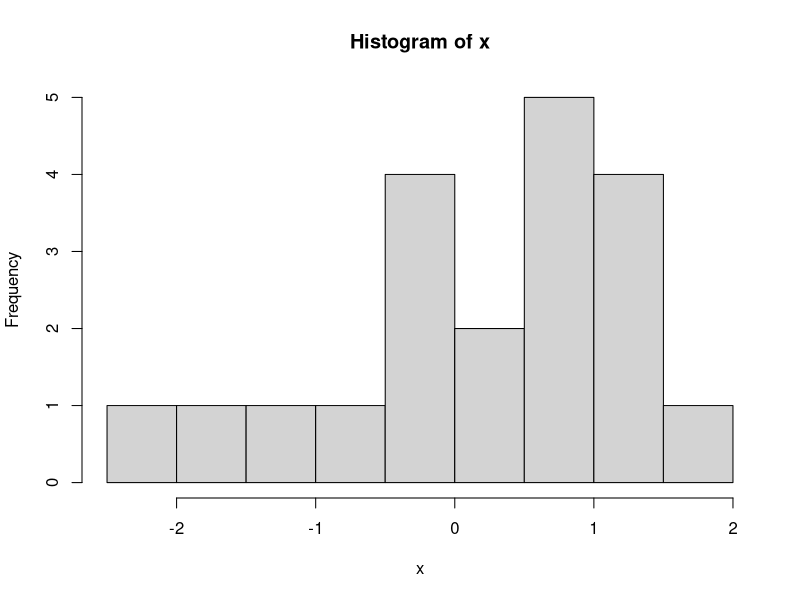
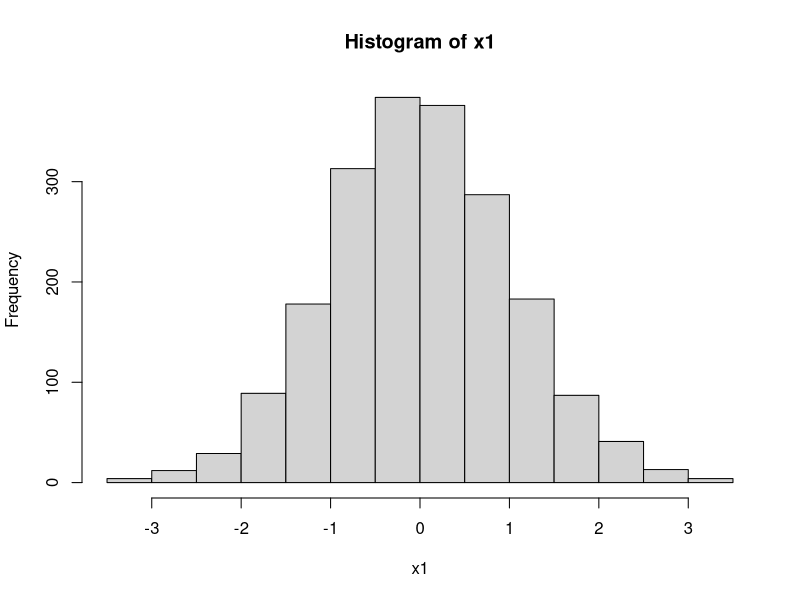
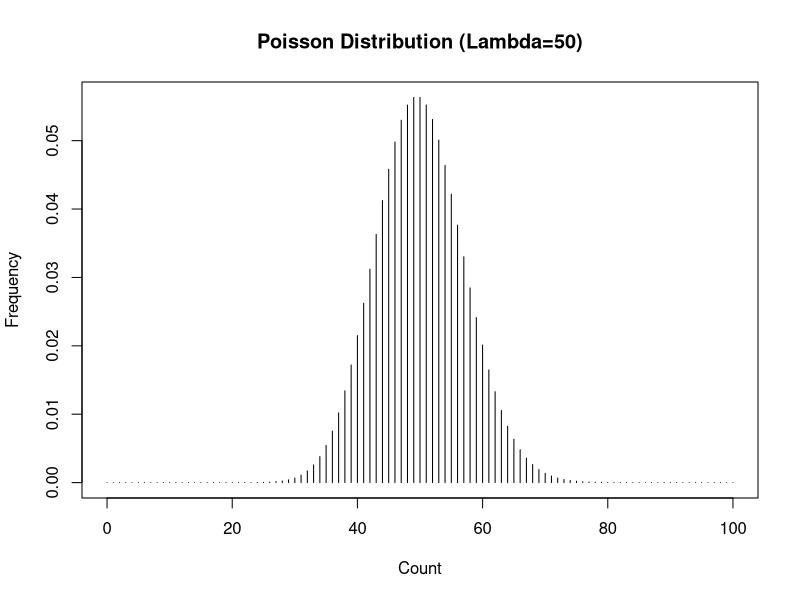
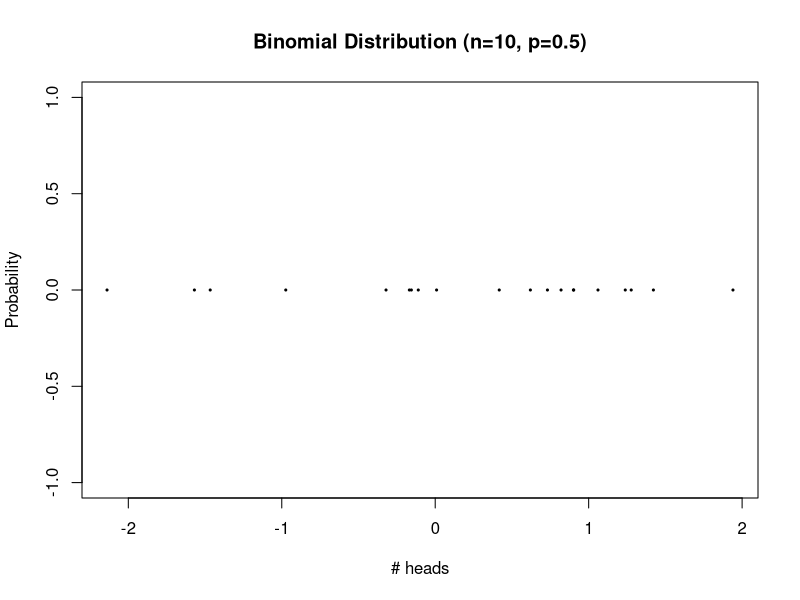

Reproduce these figures in R, in order. (Note: this script raises an error after producing the figures.)
## ---- chunk 1
knitr::opts_chunk$set(echo = TRUE)
## ---- chunk 2
dnorm(2)
## ---- chunk 3
dnorm(11,10,0.5)
## ---- chunk 4
pnorm(2)
## ---- chunk 5
qnorm(0.977)
## ---- chunk 6
x<-rnorm(20)
x1<-rnorm(2000)
## ---- chunk 7

hist(x)
hist(x1)
## ---- chunk 8

x1=0:100
y2<-dpois(x1,lambda=50)

plot(x1,y2, type="h", main = "Poisson Distribution (Lambda=50)", ylab="Frequency", xlab="Count")
## ---- chunk 9
y<-dbinom(x, size=10, prob = 0.5)

plot(x,y,type='h',
     main='Binomial Distribution (n=10, p=0.5)',
     ylab='Probability',
     xlab ='# heads',
     lwd=3)
## ---- chunk 10
xu<-runif(100000, min=1, max=2)
xu<-as.data.frame(xu)
ggplot(xu, aes(x=xu)) + geom_density() + theme_classic() +
  labs(main="A Uniform Distribution", xlab="value", ylab="Density") + xlim(0,3)
## ---- chunk 11
#exponential distribution

xe<-rexp(10000, rate = 10)
xe<-as.data.frame(xe)

ggplot(xe, aes(x=xe)) + geom_density() + theme_classic() +
  labs(main="An Exponential Distribution", xlab="value", ylab="Density") + xlim(0,3)
